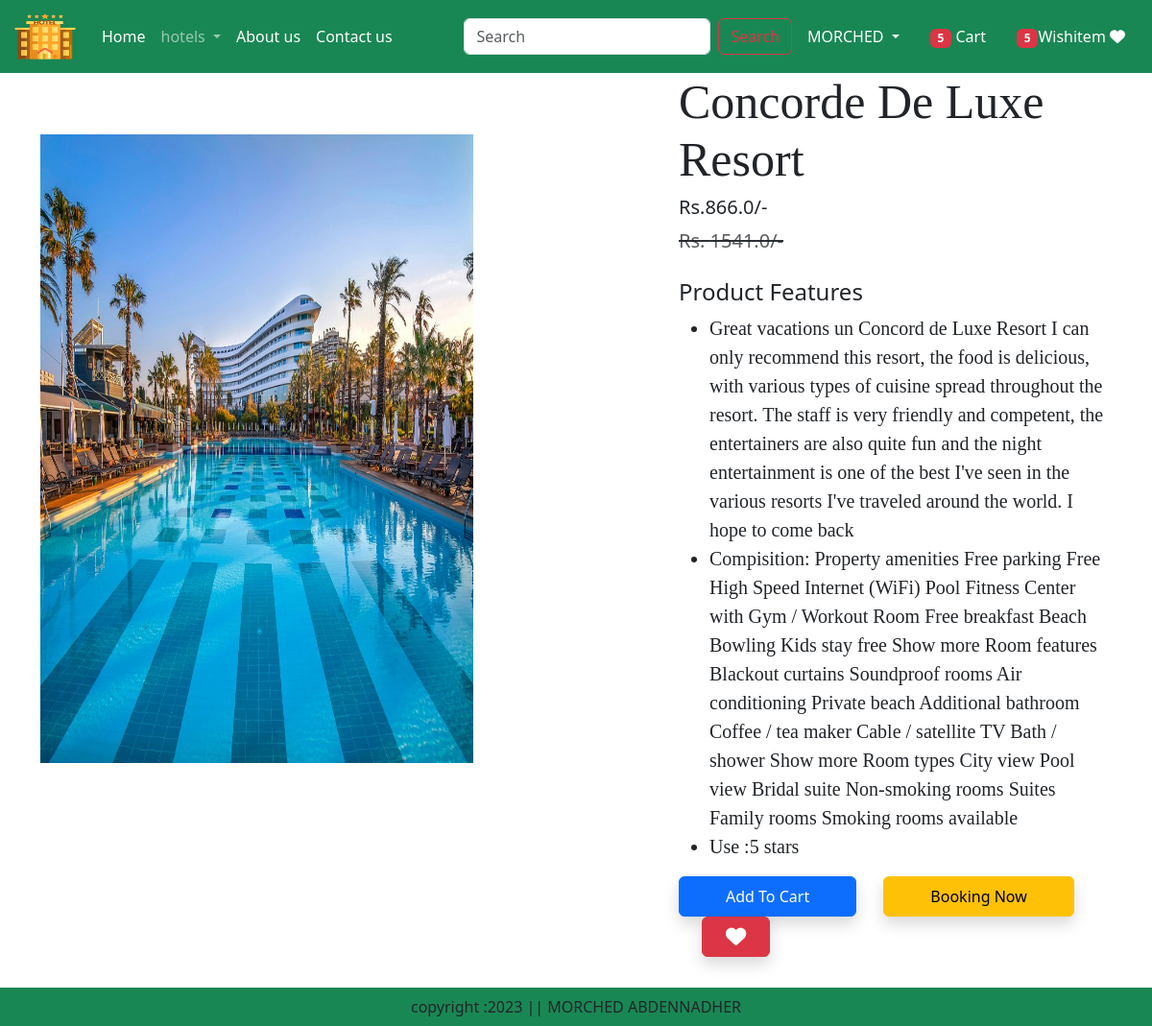
/product-detail/7 (signed in), run on the app's committed database.
### app/models.py (models this page shows, shortened)
class Product(models.Model):
    title = models.CharField(max_length=100)
    description = models.TextField()
    selling_price = models.FloatField()
    discounted_price = models.FloatField()
    composition = models.TextField(default='')
    category = models.CharField(max_length=10, choices=CATEGORY_CHOICES)
    prodapp = models.TextField(default='')
    product_image = models.ImageField(upload_to='product')

### app/views.py (the view)
# urls.py: path("product-detail/<int:pk>", views.ProductDetail.as_view(),name="product_detail"),
class ProductDetail(View):
    def get(self,request,pk):
        product = Product.objects.get(pk=pk)
        wishlist = Wishlist.objects.filter(Q(product=product) & Q(user=request.user))
        totalitem = 0
        wishitem = 0
        if request.user.is_authenticated:
            totalitem = len(Cart.objects.filter(user=request.user))
            wishitem = len(Cart.objects.filter(user=request.user))
        return render(request,"app/product_detail.html",locals())

### app/templates/app/product_detail.html (shortened to what this page needs)
{% extends 'app/base.html' %}
{% load static %}
{% block main-content %}
    <div class="container">
        <div class="row flex justify-content-between">
            <div class="img2 col-lg-5 mt-5">
                <img src="{{product.product_image.url }}" class="image col-xs-6
                col-sm-12 col-lg-12 mt-3 text-sm-center w-100 h-75" alt="">
            </div>
            <div class="productdetail col-lg-5">
                <h1 style="font-family: Georgia; font-size: 50px;">{{product.title}}</h1>
                <h5>Rs.{{product.discounted_price}}/-</h5>
                <small class="text-decoration-line-through text-muted
                fs-5"><del>Rs. {{product.selling_price}}/- </small></del>
                <br><br><h4>Product Features </h4>
                <ul class="fs-5" style="font-family: Rajdhani;">
                    <li>{{product.description}}</li>
                    <li>Compisition: {{product.composition}}</li>
                    <li>Use :{{product.prodapp}}</li>
                </ul>
                <form action="/add_to_cart" classe="d-inline">
                    <button type="submit" class="btn btn-primary shadow px-5 py-2">Add To Cart </button>
                    <a href="{% url 'showcart' %}" class="btn btn-warning shadow px-5 py-2 ms-4">Booking Now</a>
                    {% if wishlist %}
                    <a pid={{product.id}} class="minus_wishlist btn btn-danger shadow px-4 py-2 ms-4"><i class="fas fa-heart fa-lg"></i></a>
                    {% else %}
                    <a pid={{product.id}} class="plus_wishlist btn btn-success shadow px-4 py-2 ms-4"><i class="fas fa-heart fa-lg"></i></a>
                    {% endif %}
                </form>
            </div>
        </div>
    </div>
    <br><br><br>
{% endblock main-content %}

### data on the page
Product: product_image (picture), title "Concorde De Luxe Resort", discounted_price "866.0", selling_price "1541.0", description "Great vacations un Concord de Luxe Resort I can only recommend this resort, the food is delicious, with various types of cuisine spread throughout the resort. The staff is very friendly and competent, the entertainers are also quite fun and the night entertainment is one of the best I've seen in the various resorts I've traveled around the world. I hope to come back", composition "Property amenities Free parking Free High Speed Internet (WiFi) Pool Fitness Center with Gym / Workout Room Free breakfast Beach Bowling Kids stay free Show more Room features Blackout curtains Soundproof rooms Air conditioning Private beach Additional bathroom Coffee / tea maker Cable / satellite TV Bath / shower Show more Room types City view Pool view Bridal suite Non-smoking rooms Suites Family rooms Smoking rooms available", prodapp "5 stars"

### other printed values
{{ totalitem }} "5"
{{ wishitem }} "5"
